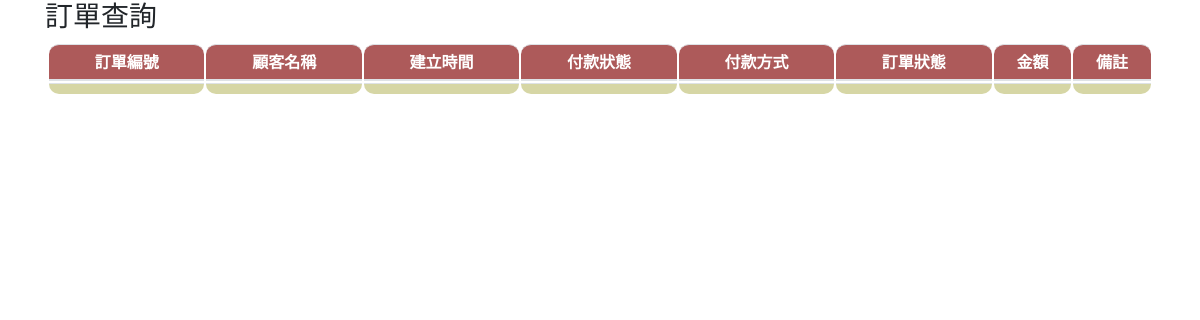
/pages/order/order.php, run on an earlier commit of the app's database.
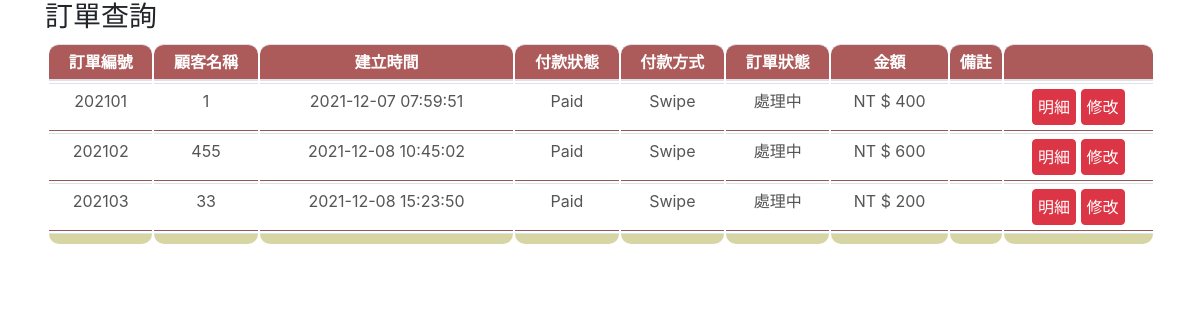
And on a later commit of the database.
### tables this page shows
CREATE TABLE `order_tracking` (
  `id` int(6) NOT NULL,
  `order_num` int(6) NOT NULL,
  `user_id` varchar(20) NOT NULL,
  `date` datetime NOT NULL,
  `payment_status` varchar(10) NOT NULL,
  `payment_method` varchar(10) NOT NULL,
  `order_status` varchar(20) NOT NULL,
  `sum` varchar(10) NOT NULL,
  `remark` varchar(10) NOT NULL,
  `record` text NOT NULL
);

### pages/order/order.php (the view, shortened to what this page needs)
<?php
require_once "../../components/pdo-connect.php";
$sqlorder = "SELECT * FROM order_tracking";
$stmt = $db_host->prepare($sqlorder);
try {
    $stmt->execute();
    $rowsOrder = $stmt->fetchAll(PDO::FETCH_ASSOC);
} catch (PDOException $e) {
    echo $e->getMessage();
}
?>
<!doctype html>
<html lang="en">
<head>
    <link rel="stylesheet" href="https://stackpath.bootstrapcdn.com/bootstrap/4.3.1/css/bootstrap.min.css">
</head>
<body>
    <div class="container">
        <div class="row align-items-center">
            <div class="col">
                <h3>訂單查詢</h3>
            </div>
        </div>
        <table class="table">
            <thead>
                <tr>
                    <th>訂單編號</th>
                    <th>顧客名稱</th>
                    <th>建立時間</th>
                    <th>付款狀態</th>
                    <th>付款方式</th>
                    <th>訂單狀態</th>
                    <th>金額</th>
                    <th>備註</th>
                    <th></th>
                </tr>
            </thead>
            <?php
            foreach ($rowsOrder as $value) :
            ?>
                <tbody>
                    <tr>
                        <td><?= $value["order_num"] ?></td>
                        <td><?=
                            $value["user_id"] ?></td>
                        <td><?= $value["date"] ?></td>
                        <td><?= $value["payment_status"] ?></td>
                        <td><?= $value["payment_method"] ?></td>
                        <td>處理中</td>
                        <td>NT &#36 <?= $value["sum"] ?></td>
                        <td></td>
                        <td>
                            <div class="btn-group" role="group" aria-label="Basic mixed styles example">
                                <a href="./order-details.php?id=<?= $value["oid"] ?>" class="btn btn-danger">明細</a>
                            </div>
                            <div class="btn-group" role="group" aria-label="Basic mixed styles example">
                                <a href="./detail-edit.php?id=<?= $value["oid"] ?>" class="btn btn-danger">修改</a>
                            </div>
                        </td>
                    </tr>
                <?php endforeach; ?>
                </tbody>
                <tfoot>
                    <tr>
                        <td></td>
                        <td></td>
                        <td></td>
                        <td></td>
                        <td></td>
                        <td></td>
                        <td></td>
                        <td></td>
                        <td></td>
                    </tr>
                </tfoot>
        </table>
    </div>
</body>
</html>

### pages/order/order.php (style rules this page uses)
body { background: #fff; }
a:link { text-decoration: none; }
.btn { position: relative; display: block; padding: 5px; text-align: center; border-radius: 4px; cursor: pointer; color: #fff; }
.table { width: 100%; border-collapse: separate; ; }
.table thead th { padding: 5px 0px; color: #fff; background-color: #AD5A5A; text-align: center; border-top-left-radius: 10px; border-top-right-radius: 10px; }
.table tbody td { padding: 5px 0px; color: #555; text-align: center; background-color: #fff; border-bottom: 1px solid #915957; }
.table tfoot td { padding: 5px 0px; text-align: center; background-color: #d6d6a5; border-bottom-left-radius: 10px; border-bottom-right-radius: 10px; }

What changed in the data, as far as the page shows it:
added order_tracking: order_num "202101", user "1", date "2021-12-07 07:59:51", payment_status "Paid", payment_method "Swipe", sum "400"
added order_tracking: order_num "202102", user "455", date "2021-12-08 10:45:02", payment_status "Paid", payment_method "Swipe", sum "600"
added order_tracking: order_num "202103", user "33", date "2021-12-08 15:23:50", payment_status "Paid", payment_method "Swipe", sum "200"
